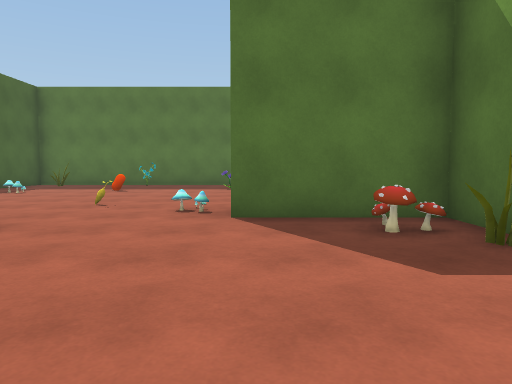
[1] (above)

24 first-person views from a walk through a scene from a Unity 3-D project. The camera is 1.2 m above the floor, tilts 4° down and sees 70° across. The floor is counted in squares, 1.8 m on a side. Each view is taken from the middle of a square. On the plan, view 1 faces up. The plan holds only what a view shows up to about 11 squares ahead; the rest is blank. The place goes on beyond the plan. The player is left out.

[2]
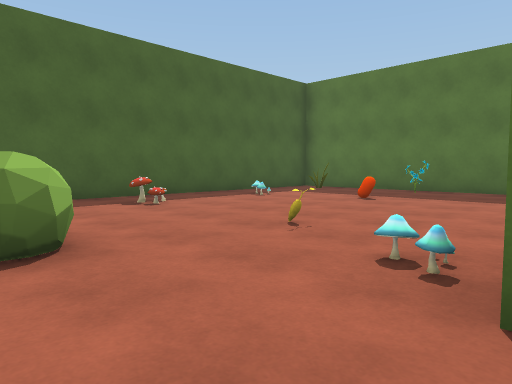

[3]
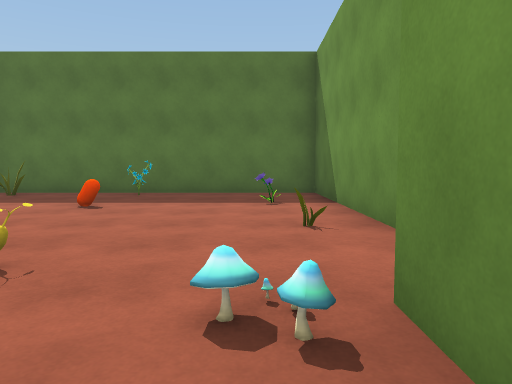

[4]
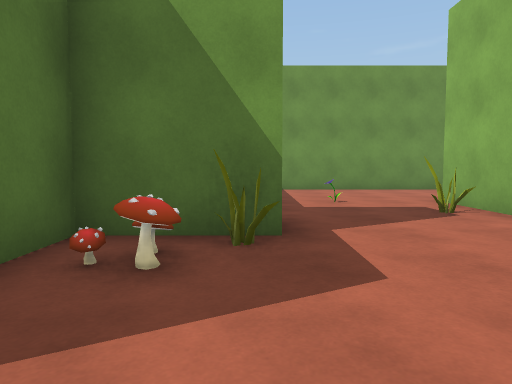

[5]
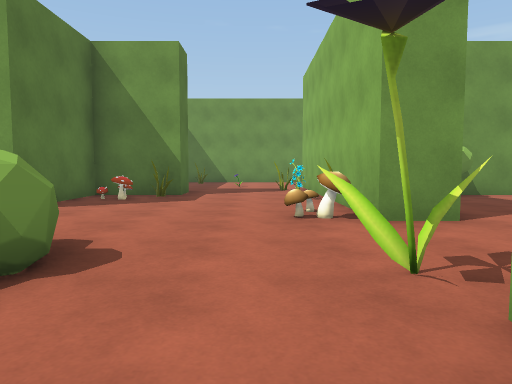

[6]
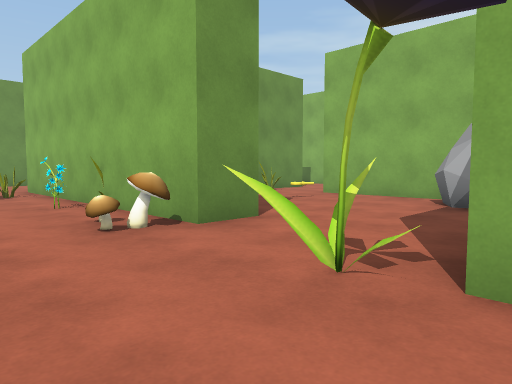

[7]
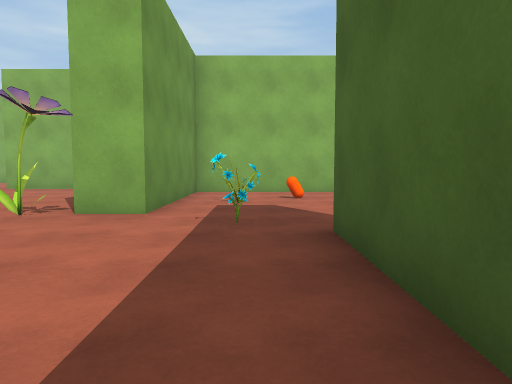

[8]
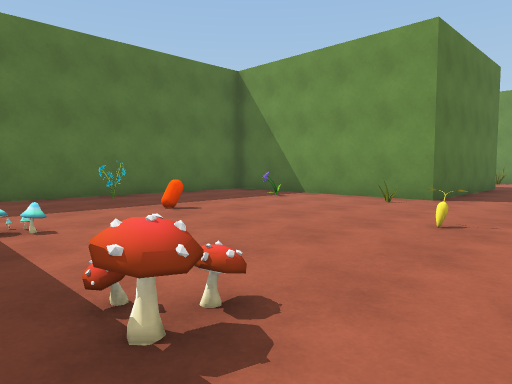

[9]
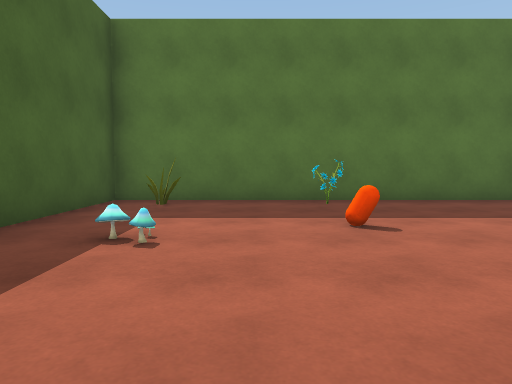

[10]
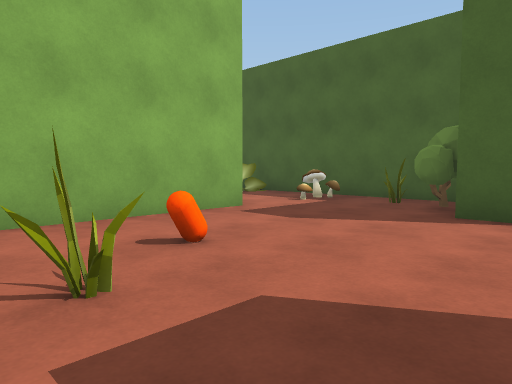

[11]
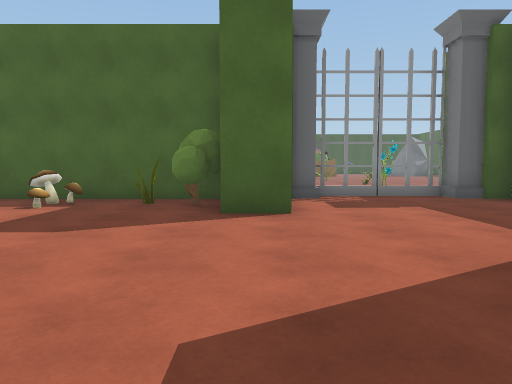

[12]
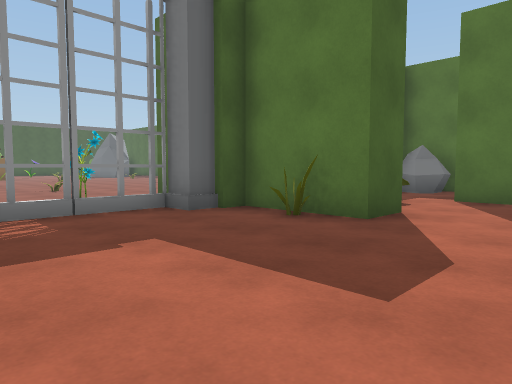

[13]
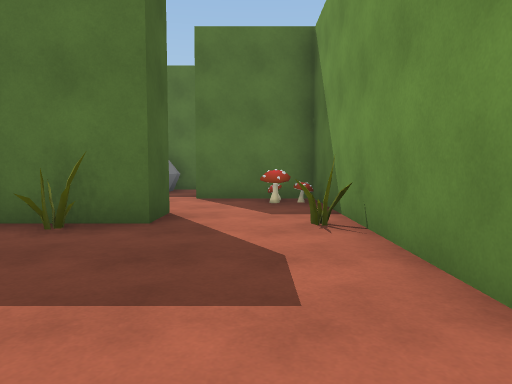

[14]
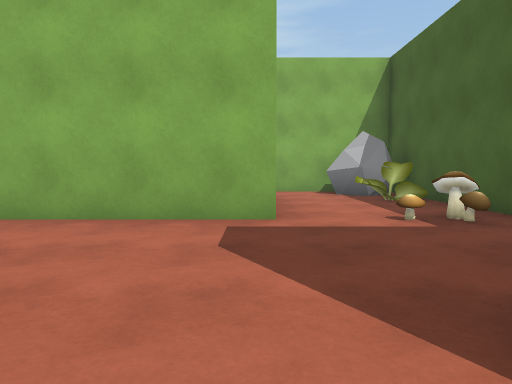

[15]
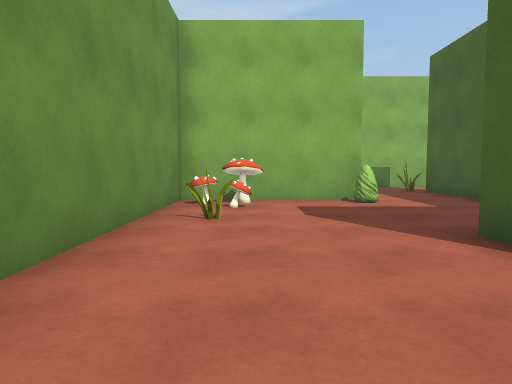

[16]
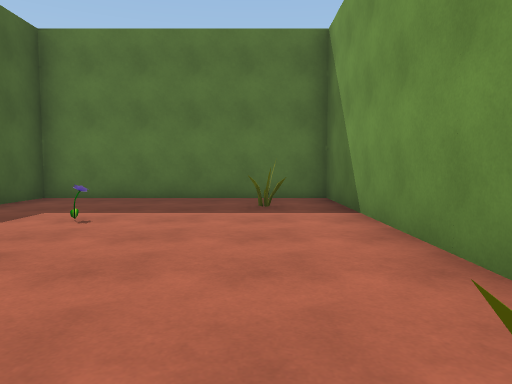

[17]
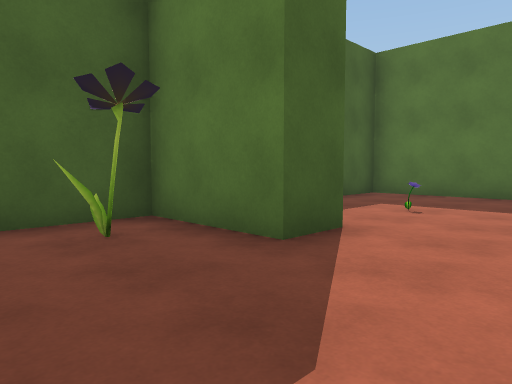

[18]
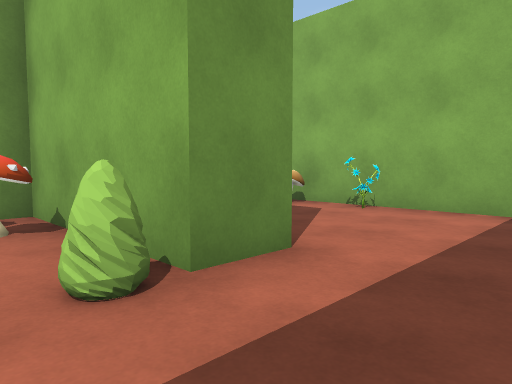

[19]
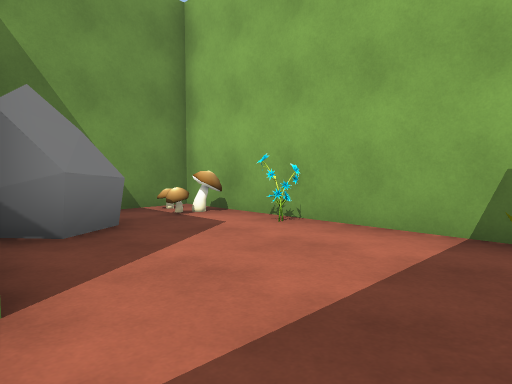

[20]
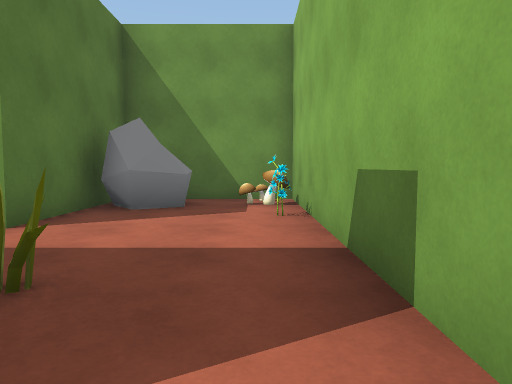

[21]
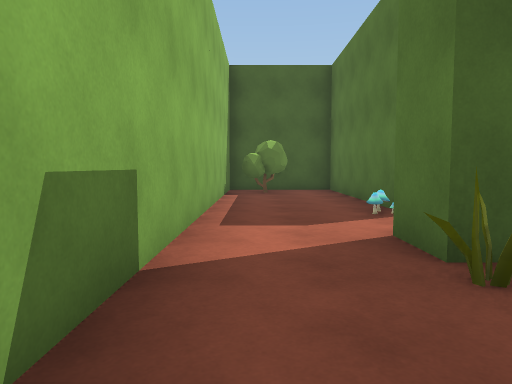

[22]
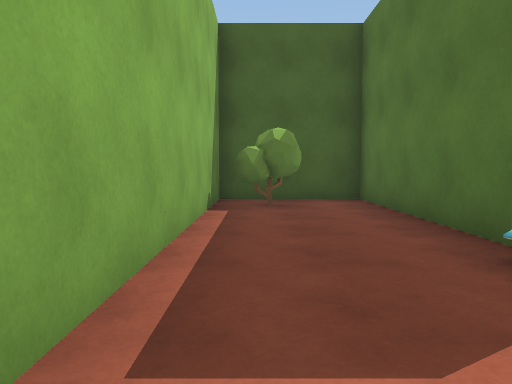

[23]
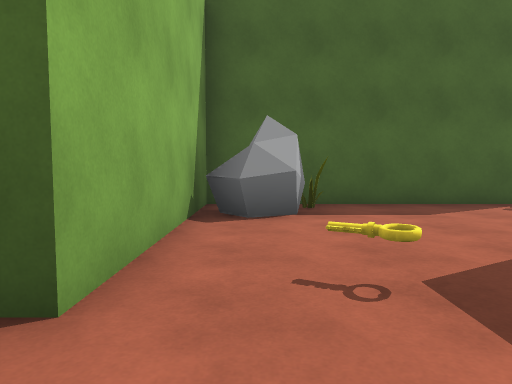

[24]
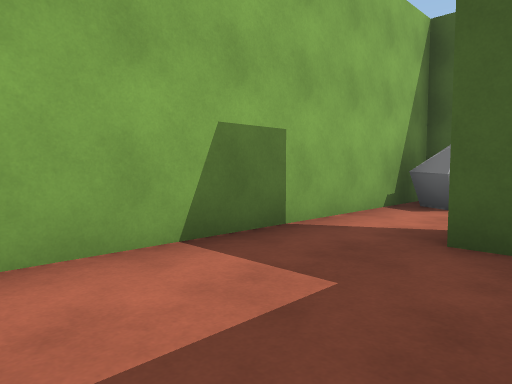

### Floor plan
Ten units are one square. View 1 is at (0, 0); x grows to the right and y downward. Boxes are objects, and circles mark ways between rooms. Rooms are numbered by the first view taken in them; rooms with no view inside come last. Other rooms are left out.
<svg viewBox="-160 -137 260 239">
<path fill="none" stroke="#000" d="M35 -27 25 -27 25 -47 -3 -47 -3 -58M5 -76 5 -132 -78 -132 -78 -12M-16 16 -16 5 59 5 59 15 35 15 35 32M-44 4 -44 59 4 59M-55 1 -44 1M25 61 25 38M66 53 95 53 95 -47 35 -47 35 -32M-111 4 -111 15M-135 -4 -135 4M-88 -16 -88 -76 -112 -76M-137 -4 -137 2M-135 16 -135 97 -106 97M-102 46 -55 46 -55 1M-137 -39 -137 -33 -144 -33M-111 -54 -111 -43 -135 -43 -135 -33M-150 -38 -155 -38M86 63 59 63 59 54M35 52 35 77 25 77M25 97 95 97 95 72M5 69 -44 69 -44 97 25 97M4 59 4 62M-93 75 -93 80M-106 97 -64 97"/>
<rect x="-75" y="-125" width="10" height="10" fill="#bbb"><title>other object</title></rect>
<rect x="-65" y="-65" width="10" height="10" fill="#bbb"><title>mushroom</title></rect>
<rect x="-65" y="-95" width="10" height="10" fill="#bbb"><title>mushroom</title></rect>
<rect x="-45" y="45" width="20" height="10" fill="#bbb"><title>rock</title></rect>
<rect x="-45" y="35" width="10" height="10" fill="#bbb"><title>other object</title></rect>
<rect x="-45" y="-5" width="10" height="10" fill="#bbb"><title>flower</title></rect>
<rect x="-45" y="-45" width="20" height="20" fill="#bbb"><title>bush</title></rect>
<rect x="-45" y="-105" width="10" height="10" fill="#bbb"><title>capsule</title></rect>
<rect x="-45" y="-125" width="10" height="10" fill="#bbb"><title>flower</title></rect>
<rect x="-35" y="-65" width="10" height="10" fill="#bbb"><title>other object</title></rect>
<rect x="-15" y="-5" width="10" height="10" fill="#bbb"><title>mushroom</title></rect>
<rect x="-15" y="-65" width="10" height="10" fill="#bbb"><title>mushroom</title></rect>
<rect x="-15" y="-115" width="10" height="10" fill="#bbb"><title>other object</title></rect>
<rect x="-5" y="35" width="10" height="10" fill="#bbb"><title>key</title></rect>
<rect x="-5" y="-85" width="10" height="10" fill="#bbb"><title>other object</title></rect>
<rect x="5" y="-5" width="10" height="10" fill="#bbb"><title>flower</title></rect>
<rect x="5" y="-45" width="10" height="10" fill="#bbb"><title>mushroom</title></rect>
<rect x="15" y="25" width="10" height="10" fill="#bbb"><title>bush</title></rect>
<rect x="15" y="-35" width="10" height="10" fill="#bbb"><title>other object</title></rect>
<rect x="35" y="-5" width="10" height="10" fill="#bbb"><title>other object</title></rect>
<rect x="45" y="25" width="10" height="10" fill="#bbb"><title>flower</title></rect>
<rect x="55" y="45" width="10" height="10" fill="#bbb"><title>bush</title></rect>
<rect x="55" y="-25" width="10" height="10" fill="#bbb"><title>other object</title></rect>
<rect x="75" y="45" width="10" height="10" fill="#bbb"><title>mushroom</title></rect>
<rect x="75" y="-35" width="10" height="10" fill="#bbb"><title>other object</title></rect>
<rect x="85" y="25" width="10" height="10" fill="#bbb"><title>other object</title></rect>
<rect x="-145" y="-15" width="10" height="10" fill="#bbb"><title>gate</title></rect>
<rect x="-145" y="-35" width="10" height="20" fill="#bbb"><title>gate</title></rect>
<rect x="-135" y="75" width="20" height="20" fill="#bbb"><title>rock</title></rect>
<rect x="-135" y="65" width="10" height="10" fill="#bbb"><title>bush</title></rect>
<rect x="-135" y="45" width="10" height="10" fill="#bbb"><title>mushroom</title></rect>
<rect x="-135" y="25" width="10" height="10" fill="#bbb"><title>other object</title></rect>
<rect x="-135" y="15" width="20" height="10" fill="#bbb"><title>bush</title></rect>
<rect x="-135" y="-65" width="20" height="10" fill="#bbb"><title>other object</title></rect>
<rect x="-125" y="-45" width="10" height="10" fill="#bbb"><title>other object</title></rect>
<rect x="-105" y="-75" width="10" height="10" fill="#bbb"><title>mushroom</title></rect>
<rect x="-95" y="-45" width="10" height="10" fill="#bbb"><title>other object</title></rect>
<rect x="-85" y="25" width="10" height="10" fill="#bbb"><title>capsule</title></rect>
<rect x="-75" y="15" width="10" height="10" fill="#bbb"><title>other object</title></rect>
<rect x="-75" y="-15" width="10" height="10" fill="#bbb"><title>flower</title></rect>
<rect x="35" y="75" width="10" height="10" fill="#bbb"><title>other object</title></rect>
<rect x="65" y="85" width="10" height="10" fill="#bbb"><title>flower</title></rect>
<rect x="75" y="85" width="10" height="10" fill="#bbb"><title>mushroom</title></rect>
<rect x="75" y="65" width="20" height="10" fill="#bbb"><title>rock</title></rect>
<rect x="-45" y="75" width="20" height="20" fill="#bbb"><title>bush</title></rect>
<rect x="5" y="65" width="10" height="10" fill="#bbb"><title>mushroom</title></rect>
<rect x="15" y="55" width="10" height="10" fill="#bbb"><title>other object</title></rect>
<circle cx="-65" cy="-5" r="3" fill="#2a7"/>
<circle cx="45" cy="60" r="3" fill="#2a7"/>
<circle cx="15" cy="60" r="3" fill="#2a7"/>
<circle cx="-100" cy="85" r="3" fill="#2a7"/>
<circle cx="30" cy="85" r="3" fill="#2a7"/>
<text x="0" y="-30">1</text>
<text x="-110" y="0">2</text>
<text x="60" y="80">3</text>
<text x="-10" y="80">4</text>
<text x="-80" y="80">5</text>
</svg>
Room 1 opens to room 2. Room 1 opens to room 3. Room 1 opens to room 4. Room 2 opens to room 5. Room 3 opens to room 4.

Where each view was taken, in squares from view 1:
view 1: 0 up, 0 right, facing up
view 2: 3 up, 0 right, facing up-left
view 3: 4 up, 1 left, facing up
view 4: 3 up, 1 left, facing right
view 5: 1 up, 6 left, facing right
view 6: 2 up, 5 left, facing down-right
view 7: 5 up, 7 left, facing down
view 8: 5 up, 7 left, facing up-right
view 9: 6 up, 5 left, facing up
view 10: 0 up, 6 left, facing down-left
view 11: 1 down, 6 left, facing left
view 12: 0 up, 9 left, facing up-left
view 13: 0 up, 10 left, facing up
view 14: 0 up, 10 left, facing down
view 15: 2 up, 8 right, facing down
view 16: 3 down, 8 right, facing up
view 17: 4 down, 8 right, facing up-left
view 18: 4 down, 4 right, facing down-right
view 19: 6 down, 4 right, facing down-right
view 20: 9 down, 2 right, facing right
view 21: 9 down, 6 right, facing left
view 22: 9 down, 3 right, facing left
view 23: 5 down, 2 right, facing left
view 24: 7 down, 6 left, facing down-left
